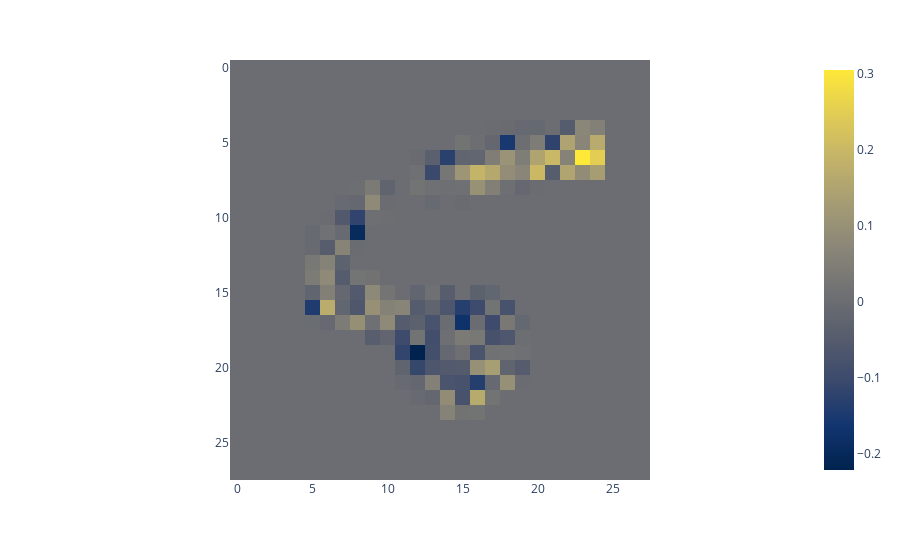
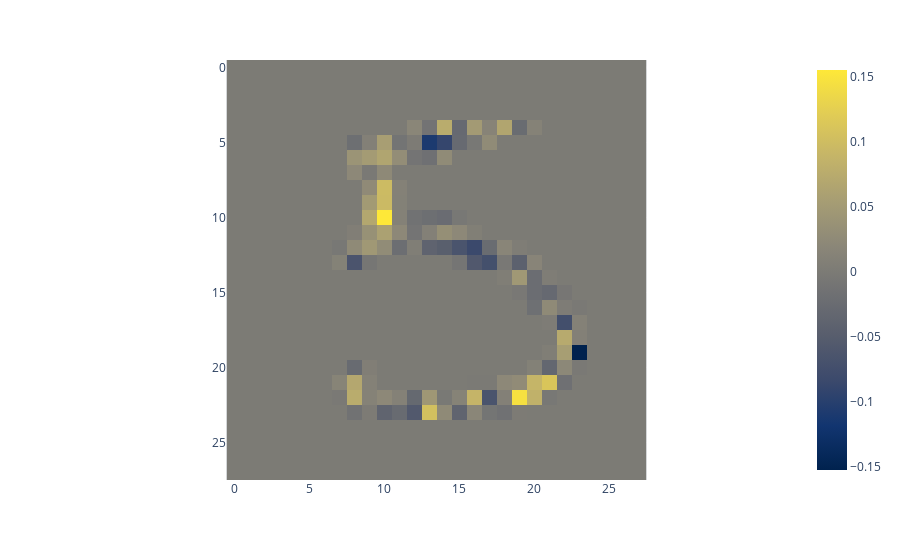
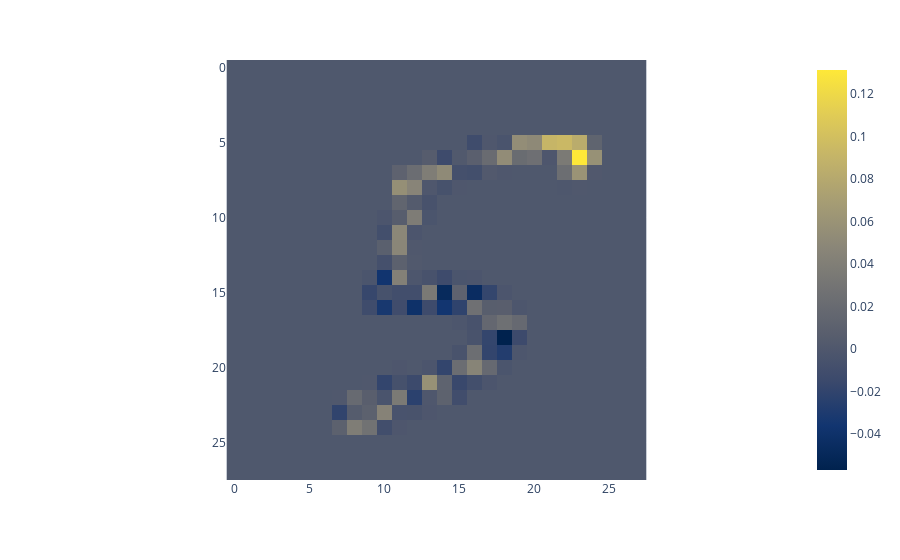
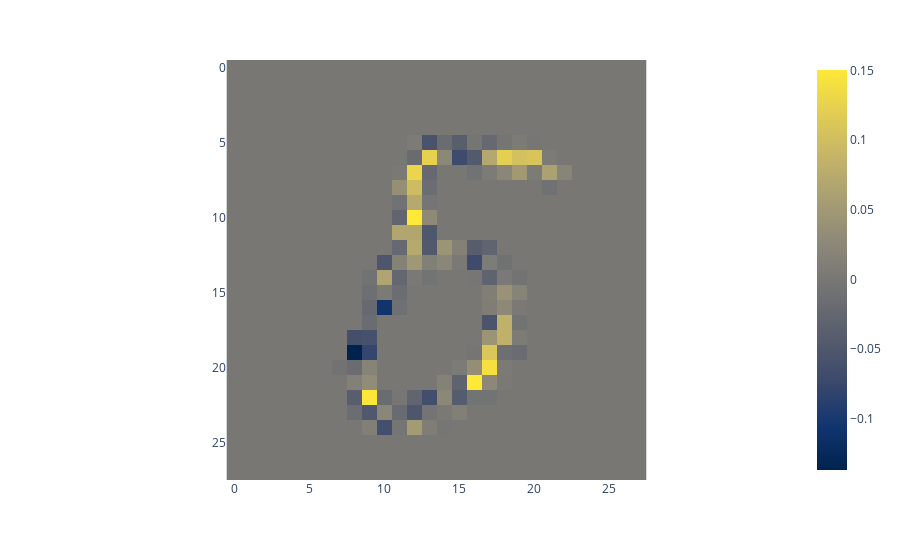

Write notebook code for charts like these, in order.
### Code cell
j=0
i=0
while j<10:
    if test_labels[i]==5:
        j+=1
        image = test_images[i]
        prop = rel_prop(model, image)
        plot_rel(prop)
    i+=1

### Figure 1 — Plotly figure (JSON) as saved in the notebook; plotly's stock layout.template omitted (floating-point values rounded to 4 significant figures; data arrays with more than 128 entries replaced by an {"elided": "..."} marker saying what was removed)
{"data": [{"coloraxis": "coloraxis", "hovertemplate": "x: %{x}<br>y: %{y}<br>color: %{z}<extra></extra>", "type": "heatmap", "z": {"elided": "28x28 float values"}}], "layout": {"coloraxis": {"colorscale": [[0, "#00224e"], [0.1111, "#123570"], [0.2222, "#3b496c"], [0.3333, "#575d6d"], [0.4444, "#707173"], [0.5556, "#8a8678"], [0.6667, "#a59c74"], [0.7778, "#c3b369"], [0.8889, "#e1cc55"], [1, "#fee838"]]}, "margin": {"t": 60}, "xaxis": {"constrain": "domain", "scaleanchor": "y"}, "yaxis": {"autorange": "reversed", "constrain": "domain"}}}

### Figure 2 — Plotly figure (JSON) as saved in the notebook; plotly's stock layout.template omitted (floating-point values rounded to 4 significant figures; data arrays with more than 128 entries replaced by an {"elided": "..."} marker saying what was removed)
{"data": [{"coloraxis": "coloraxis", "hovertemplate": "x: %{x}<br>y: %{y}<br>color: %{z}<extra></extra>", "type": "heatmap", "z": {"elided": "28x28 float values"}}], "layout": {"coloraxis": {"colorscale": [[0, "#00224e"], [0.1111, "#123570"], [0.2222, "#3b496c"], [0.3333, "#575d6d"], [0.4444, "#707173"], [0.5556, "#8a8678"], [0.6667, "#a59c74"], [0.7778, "#c3b369"], [0.8889, "#e1cc55"], [1, "#fee838"]]}, "margin": {"t": 60}, "xaxis": {"constrain": "domain", "scaleanchor": "y"}, "yaxis": {"autorange": "reversed", "constrain": "domain"}}}

### Figure 3 — Plotly figure (JSON) as saved in the notebook; plotly's stock layout.template omitted (floating-point values rounded to 4 significant figures; data arrays with more than 128 entries replaced by an {"elided": "..."} marker saying what was removed)
{"data": [{"coloraxis": "coloraxis", "hovertemplate": "x: %{x}<br>y: %{y}<br>color: %{z}<extra></extra>", "type": "heatmap", "z": {"elided": "28x28 float values"}}], "layout": {"coloraxis": {"colorscale": [[0, "#00224e"], [0.1111, "#123570"], [0.2222, "#3b496c"], [0.3333, "#575d6d"], [0.4444, "#707173"], [0.5556, "#8a8678"], [0.6667, "#a59c74"], [0.7778, "#c3b369"], [0.8889, "#e1cc55"], [1, "#fee838"]]}, "margin": {"t": 60}, "xaxis": {"constrain": "domain", "scaleanchor": "y"}, "yaxis": {"autorange": "reversed", "constrain": "domain"}}}

### Figure 4 — Plotly figure (JSON) as saved in the notebook; plotly's stock layout.template omitted (floating-point values rounded to 4 significant figures; data arrays with more than 128 entries replaced by an {"elided": "..."} marker saying what was removed)
{"data": [{"coloraxis": "coloraxis", "hovertemplate": "x: %{x}<br>y: %{y}<br>color: %{z}<extra></extra>", "type": "heatmap", "z": {"elided": "28x28 float values"}}], "layout": {"coloraxis": {"colorscale": [[0, "#00224e"], [0.1111, "#123570"], [0.2222, "#3b496c"], [0.3333, "#575d6d"], [0.4444, "#707173"], [0.5556, "#8a8678"], [0.6667, "#a59c74"], [0.7778, "#c3b369"], [0.8889, "#e1cc55"], [1, "#fee838"]]}, "margin": {"t": 60}, "xaxis": {"constrain": "domain", "scaleanchor": "y"}, "yaxis": {"autorange": "reversed", "constrain": "domain"}}}
